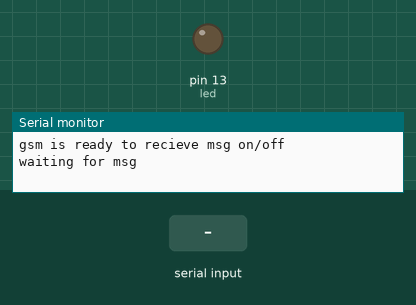
A sketch run on a simulated Arduino Uno, built with avr-gcc and run on an emulated ATmega328P. On the bench: output pins drawn as LEDs (lit = HIGH), the last lines printed to the serial monitor. The inputs (shaded band) are chosen by the test bench. The modem accepts every AT command (registered, SIM ready, sends succeed) and sends nothing else.

Above: at 2.3 s.
2.4 s: "ON" received over the second serial link
At 4.6 s:
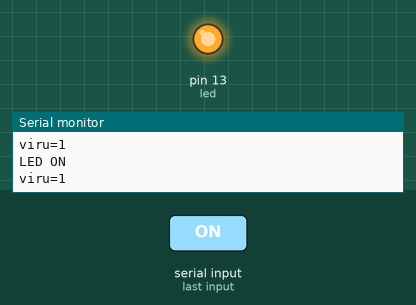
4.9 s: "OFF" received over the second serial link
At 6.8 s:
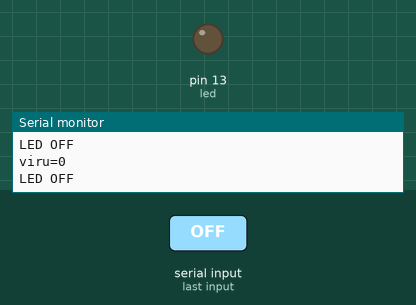
Timing chart, 0 to 8.3 s (numbered marks = the images above; inputs shaded):
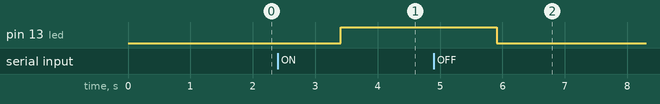

The sketch:

GSM.ino
```cpp
#include <SoftwareSerial.h> //software serial library for serial communication b/w arduino & GSM

SoftwareSerial mySerial(8, 9);//connect Tx pin of GSM to pin 8 of arduino && Rx pin of GSM to pin no 9 of arduino


int led = 13;

String message;

int viru=0;

void setup()

{  Serial.println("welcome");

  mySerial.begin(9600);   // Setting the baud rate of GSM Module

  Serial.begin(9600);    // Setting the baud rate of Serial Monitor (Arduino)

  delay(100);


  mySerial.println("AT+CNMI=2,2,0,0,0"); // AT Command to receive a live SMS

  delay(1000);

  Serial.println("gsm is ready to recieve msg on/off");

  pinMode(led,OUTPUT);

  digitalWrite(led,LOW);

    char remoteNum[20]="+919712128444";  // telephone number to send sms

    //char txtMsg[20]="LED IS ON";


  Serial.println("waiting for msg");

}


void loop()

{

      char remoteNum[20]="+919712128444";  // telephone number to send sms

     // char txtMsg[20]="LED IS ON";


  if (mySerial.available()>0){

  message = mySerial.readString();

  }


  if(message.indexOf("ON") > -1){

    viru=1;

      Serial.println("LED ON");

     digitalWrite(led,1);

     Serial.println("viru=1");


     }

    else if(message.indexOf("OFF") > -1){

       viru=0;

      Serial.println("LED OFF");

      digitalWrite(led,0);

      Serial.println("viru=0");

     }

  else if(message.indexOf("info") > -1)

  {

    if(viru==1)

     {

      mySerial.println("AT+CMGF=1");    //Sets the GSM Module in Text Mode

     delay(1000);  // Delay of 1 second

     mySerial.println("AT+CMGS=\"+919712128444\"\r"); // Replace x with mobile number

     delay(1000);

     mySerial.println("your power is on");// The SMS text you want to send

     Serial.println("text is sended by viru 1");

     delay(100);

     mySerial.println((char)26);// ASCII code of CTRL+Z for saying the end of sms to  the module

      delay(1000);

     }

     else

     {

      mySerial.println("AT+CMGF=1");    //Sets the GSM Module in Text Mode

     delay(1000);  // Delay of 1 second

     mySerial.println("AT+CMGS=\"+919712128444\"\r"); // Replace x with mobile number

     delay(1000);

      mySerial.println("your power is off");// The SMS text you want to send

      Serial.println("text is sended viru=0");

     delay(100);

     mySerial.println((char)26);// ASCII code of CTRL+Z for saying the end of sms to  the module

      delay(1000);

     }

  }

  delay(10);

}
```

Measured:
- after the input at 2.4 s, pin 13 (led): LOW → HIGH after 1.0 s
- after the input at 4.9 s, pin 13 (led): HIGH → LOW after 1.0 s
